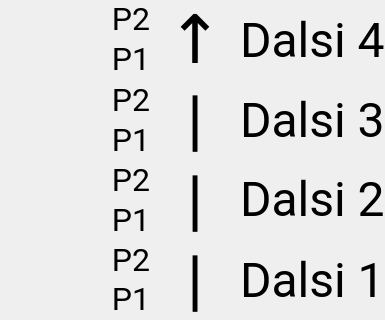
                 <widget class="QWidget" name="page_hlavni_2">
                  <property name="sizePolicy">
                   <sizepolicy hsizetype="Maximum" vsizetype="Maximum">
                    <horstretch>0</horstretch>
                    <verstretch>0</verstretch>
                   </sizepolicy>
                  </property>
                  <property name="maximumSize">
                   <size>
                    <width>16777215</width>
                    <height>16777215</height>
                   </size>
                  </property>
                  <layout class="QGridLayout" name="gridLayout_2">
                   <property name="leftMargin">
                    <number>0</number>
                   </property>
                   <property name="topMargin">
                    <number>0</number>
                   </property>
                   <property name="rightMargin">
                    <number>0</number>
                   </property>
                   <property name="bottomMargin">
                    <number>0</number>
                   </property>
                   <property name="spacing">
                    <number>0</number>
                   </property>
                   <item row="0" column="0">
                    <layout class="QHBoxLayout" name="horizontalLayout_3">
                     <property name="spacing">
                      <number>0</number>
                     </property>
                     <item>
                      <layout class="QGridLayout" name="gridLayout_5" columnstretch="3,1,10">
                       <property name="horizontalSpacing">
                        <number>20</number>
                       </property>
                       <property name="verticalSpacing">
                        <number>0</number>
                       </property>
                       <item row="0" column="2">
                        <widget class="QLabel" name="Lnacestna5">
                         <property name="sizePolicy">
                          <sizepolicy hsizetype="Expanding" vsizetype="Expanding">
                           <horstretch>0</horstretch>
                           <verstretch>0</verstretch>
                          </sizepolicy>
                         </property>
                         <property name="font">
                          <font>
                           <family>roboto</family>
                           <pointsize>36</pointsize>
                          </font>
                         </property>
                         <property name="text">
                          <string>Dalsi 4</string>
                         </property>
                        </widget>
                       </item>
                       <item row="3" column="0">
                        <layout class="QVBoxLayout" name="verticalLayout_17">
                         <item>
                          <widget class="QLabel" name="label_pasmo3_2">
                           <property name="sizePolicy">
                            <sizepolicy hsizetype="Maximum" vsizetype="Preferred">
                             <horstretch>0</horstretch>
                             <verstretch>0</verstretch>
                            </sizepolicy>
                           </property>
                           <property name="minimumSize">
                            <size>
                             <width>150</width>
                             <height>0</height>
                            </size>
                           </property>
                           <property name="font">
                            <font>
                             <family>roboto</family>
                             <pointsize>24</pointsize>
                            </font>
                           </property>
                           <property name="text">
                            <string>P2</string>
                           </property>
                           <property name="alignment">
                            <set>Qt::AlignRight|Qt::AlignTrailing|Qt::AlignVCenter</set>
                           </property>
                           <property name="margin">
                            <number>0</number>
                           </property>
                          </widget>
                         </item>
                         <item>
                          <widget class="QLabel" name="label_pasmo3_1">
                           <property name="sizePolicy">
                            <sizepolicy hsizetype="Maximum" vsizetype="Preferred">
                             <horstretch>0</horstretch>
                             <verstretch>0</verstretch>
                            </sizepolicy>
                           </property>
                           <property name="minimumSize">
                            <size>
                             <width>150</width>
                             <height>0</height>
                            </size>
                           </property>
                           <property name="font">
                            <font>
                             <family>roboto</family>
                             <pointsize>24</pointsize>
                            </font>
                           </property>
                           <property name="text">
                            <string>P1</string>
                           </property>
                           <property name="alignment">
                            <set>Qt::AlignRight|Qt::AlignTrailing|Qt::AlignVCenter</set>
                           </property>
                           <property name="margin">
                            <number>0</number>
                           </property>
                          </widget>
                         </item>
                        </layout>
                       </item>
                       <item row="4" column="2">
                        <widget class="QLabel" name="Lnacestna2">
                         <property name="sizePolicy">
                          <sizepolicy hsizetype="Minimum" vsizetype="Expanding">
                           <horstretch>0</horstretch>
                           <verstretch>0</verstretch>
                          </sizepolicy>
                         </property>
                         <property name="font">
                          <font>
                           <family>roboto</family>
                           <pointsize>36</pointsize>
                          </font>
                         </property>
                         <property name="text">
                          <string>Dalsi 1</string>
                         </property>
                        </widget>
                       </item>
                       <item row="0" column="0">
                        <layout class="QVBoxLayout" name="verticalLayout_15">
                         <item>
                          <widget class="QLabel" name="label_pasmo5_2">
                           <property name="sizePolicy">
                            <sizepolicy hsizetype="Maximum" vsizetype="Maximum">
                             <horstretch>0</horstretch>
                             <verstretch>0</verstretch>
                            </sizepolicy>
                           </property>
                           <property name="minimumSize">
                            <size>
                             <width>150</width>
                             <height>0</height>
                            </size>
                           </property>
                           <property name="font">
                            <font>
                             <family>roboto</family>
                             <pointsize>24</pointsize>
                            </font>
                           </property>
                           <property name="text">
                            <string>P2</string>
                           </property>
                           <property name="alignment">
                            <set>Qt::AlignRight|Qt::AlignTrailing|Qt::AlignVCenter</set>
                           </property>
                           <property name="margin">
                            <number>0</number>
                           </property>
                          </widget>
                         </item>
                         <item>
                          <widget class="QLabel" name="label_pasmo5_1">
                           <property name="sizePolicy">
                            <sizepolicy hsizetype="Maximum" vsizetype="Minimum">
                             <horstretch>0</horstretch>
                             <verstretch>0</verstretch>
                            </sizepolicy>
                           </property>
                           <property name="minimumSize">
                            <size>
                             <width>150</width>
                             <height>0</height>
                            </size>
                           </property>
                           <property name="font">
                            <font>
                             <family>roboto</family>
                             <pointsize>24</pointsize>
                            </font>
                           </property>
                           <property name="text">
                            <string>P1</string>
                           </property>
                           <property name="alignment">
                            <set>Qt::AlignRight|Qt::AlignTrailing|Qt::AlignVCenter</set>
                           </property>
                           <property name="margin">
                            <number>0</number>
                           </property>
                          </widget>
                         </item>
                        </layout>
                       </item>
                       <item row="2" column="2">
                        <widget class="QLabel" name="Lnacestna4">
                         <property name="sizePolicy">
                          <sizepolicy hsizetype="Minimum" vsizetype="Expanding">
                           <horstretch>0</horstretch>
                           <verstretch>0</verstretch>
                          </sizepolicy>
                         </property>
                         <property name="font">
                          <font>
                           <family>roboto</family>
                           <pointsize>36</pointsize>
                          </font>
                         </property>
                         <property name="text">
                          <string>Dalsi 3</string>
                         </property>
                        </widget>
                       </item>
                       <item row="4" column="0">
                        <layout class="QVBoxLayout" name="verticalLayout_18">
                         <item>
                          <widget class="QLabel" name="label_pasmo2_2">
                           <property name="sizePolicy">
                            <sizepolicy hsizetype="Maximum" vsizetype="Maximum">
                             <horstretch>0</horstretch>
                             <verstretch>0</verstretch>
                            </sizepolicy>
                           </property>
                           <property name="minimumSize">
                            <size>
                             <width>150</width>
                             <height>0</height>
                            </size>
                           </property>
                           <property name="font">
                            <font>
                             <family>roboto</family>
                             <pointsize>24</pointsize>
                            </font>
                           </property>
                           <property name="text">
                            <string>P2</string>
                           </property>
                           <property name="alignment">
                            <set>Qt::AlignRight|Qt::AlignTrailing|Qt::AlignVCenter</set>
                           </property>
                           <property name="margin">
                            <number>0</number>
                           </property>
                          </widget>
                         </item>
                         <item>
                          <widget class="QLabel" name="label_pasmo2_1">
                           <property name="sizePolicy">
                            <sizepolicy hsizetype="Maximum" vsizetype="Maximum">
                             <horstretch>0</horstretch>
                             <verstretch>0</verstretch>
                            </sizepolicy>
                           </property>
                           <property name="minimumSize">
                            <size>
                             <width>150</width>
                             <height>0</height>
                            </size>
                           </property>
                           <property name="font">
                            <font>
                             <family>roboto</family>
                             <pointsize>24</pointsize>
                            </font>
                           </property>
                           <property name="text">
                            <string>P1</string>
                           </property>
                           <property name="alignment">
                            <set>Qt::AlignRight|Qt::AlignTrailing|Qt::AlignVCenter</set>
                           </property>
                           <property name="margin">
                            <number>0</number>
                           </property>
                          </widget>
                         </item>
                        </layout>
                       </item>
                       <item row="3" column="2">
                        <widget class="QLabel" name="Lnacestna3">
                         <property name="sizePolicy">
                          <sizepolicy hsizetype="Minimum" vsizetype="Expanding">
                           <horstretch>0</horstretch>
                           <verstretch>0</verstretch>
                          </sizepolicy>
                         </property>
                         <property name="font">
                          <font>
                           <family>roboto</family>
                           <pointsize>36</pointsize>
                          </font>
                         </property>
                         <property name="styleSheet">
                          <string notr="true">#metro{color:#ff00ff;}</string>
                         </property>
                         <property name="text">
                          <string>&lt;html&gt;&lt;head/&gt;&lt;body&gt;&lt;p&gt;Dalsi 2&lt;/p&gt;&lt;/body&gt;&lt;/html&gt;</string>
                         </property>
                        </widget>
                       </item>
                       <item row="2" column="0">
                        <layout class="QVBoxLayout" name="verticalLayout_16">
                         <item>
                          <widget class="QLabel" name="label_pasmo4_2">
                           <property name="sizePolicy">
                            <sizepolicy hsizetype="Maximum" vsizetype="Preferred">
                             <horstretch>0</horstretch>
                             <verstretch>0</verstretch>
                            </sizepolicy>
                           </property>
                           <property name="minimumSize">
                            <size>
                             <width>150</width>
                             <height>0</height>
                            </size>
                           </property>
                           <property name="font">
                            <font>
                             <family>roboto</family>
                             <pointsize>24</pointsize>
                            </font>
                           </property>
                           <property name="text">
                            <string>P2</string>
                           </property>
                           <property name="alignment">
                            <set>Qt::AlignRight|Qt::AlignTrailing|Qt::AlignVCenter</set>
                           </property>
                           <property name="margin">
                            <number>0</number>
                           </property>
                          </widget>
                         </item>
                         <item>
                          <widget class="QLabel" name="label_pasmo4_1">
                           <property name="sizePolicy">
                            <sizepolicy hsizetype="Maximum" vsizetype="Preferred">
                             <horstretch>0</horstretch>
                             <verstretch>0</verstretch>
                            </sizepolicy>
                           </property>
                           <property name="minimumSize">
                            <size>
                             <width>150</width>
                             <height>0</height>
                            </size>
                           </property>
                           <property name="font">
                            <font>
                             <family>roboto</family>
                             <pointsize>24</pointsize>
                            </font>
                           </property>
                           <property name="text">
                            <string>P1</string>
                           </property>
                           <property name="alignment">
                            <set>Qt::AlignRight|Qt::AlignTrailing|Qt::AlignVCenter</set>
                           </property>
                           <property name="margin">
                            <number>0</number>
                           </property>
                          </widget>
                         </item>
                        </layout>
                       </item>
                       <item row="4" column="1">
                        <widget class="QLabel" name="sipka">
                         <property name="sizePolicy">
                          <sizepolicy hsizetype="Maximum" vsizetype="Maximum">
                           <horstretch>0</horstretch>
                           <verstretch>0</verstretch>
                          </sizepolicy>
                         </property>
                         <property name="maximumSize">
                          <size>
                           <width>50</width>
                           <height>16777215</height>
                          </size>
                         </property>
                         <property name="font">
                          <font>
                           <family>roboto</family>
                           <pointsize>50</pointsize>
                          </font>
                         </property>
                         <property name="text">
                          <string>|</string>
                         </property>
                         <property name="alignment">
                          <set>Qt::AlignCenter</set>
                         </property>
                        </widget>
                       </item>
                       <item row="3" column="1">
                        <widget class="QLabel" name="sipka_2">
                         <property name="sizePolicy">
                          <sizepolicy hsizetype="Maximum" vsizetype="Maximum">
                           <horstretch>0</horstretch>
                           <verstretch>0</verstretch>
                          </sizepolicy>
                         </property>
                         <property name="maximumSize">
                          <size>
                           <width>50</width>
                           <height>16777215</height>
                          </size>
                         </property>
                         <property name="font">
                          <font>
                           <family>roboto</family>
                           <pointsize>50</pointsize>
                          </font>
                         </property>
                         <property name="text">
                          <string>|</string>
                         </property>
                         <property name="alignment">
                          <set>Qt::AlignCenter</set>
                         </property>
                        </widget>
                       </item>
                       <item row="2" column="1">
                        <widget class="QLabel" name="sipka_3">
                         <property name="sizePolicy">
                          <sizepolicy hsizetype="Maximum" vsizetype="Maximum">
                           <horstretch>0</horstretch>
                           <verstretch>0</verstretch>
                          </sizepolicy>
                         </property>
                         <property name="maximumSize">
                          <size>
                           <width>50</width>
                           <height>16777215</height>
                          </size>
                         </property>
                         <property name="font">
                          <font>
                           <family>roboto</family>
                           <pointsize>50</pointsize>
                          </font>
                         </property>
                         <property name="text">
                          <string>|</string>
                         </property>
                         <property name="alignment">
                          <set>Qt::AlignCenter</set>
                         </property>
                        </widget>
                       </item>
                       <item row="0" column="1">
                        <widget class="QLabel" name="sipka_4">
                         <property name="sizePolicy">
                          <sizepolicy hsizetype="Maximum" vsizetype="Maximum">
                           <horstretch>0</horstretch>
                           <verstretch>0</verstretch>
                          </sizepolicy>
                         </property>
                         <property name="maximumSize">
                          <size>
                           <width>50</width>
                           <height>16777215</height>
                          </size>
                         </property>
                         <property name="font">
                          <font>
                           <family>roboto</family>
                           <pointsize>50</pointsize>
                          </font>
                         </property>
                         <property name="text">
                          <string>↑</string>
                         </property>
                         <property name="alignment">
                          <set>Qt::AlignCenter</set>
                         </property>
                        </widget>
                       </item>
                      </layout>
                     </item>
                    </layout>
                   </item>
                  </layout>
                 </widget>
